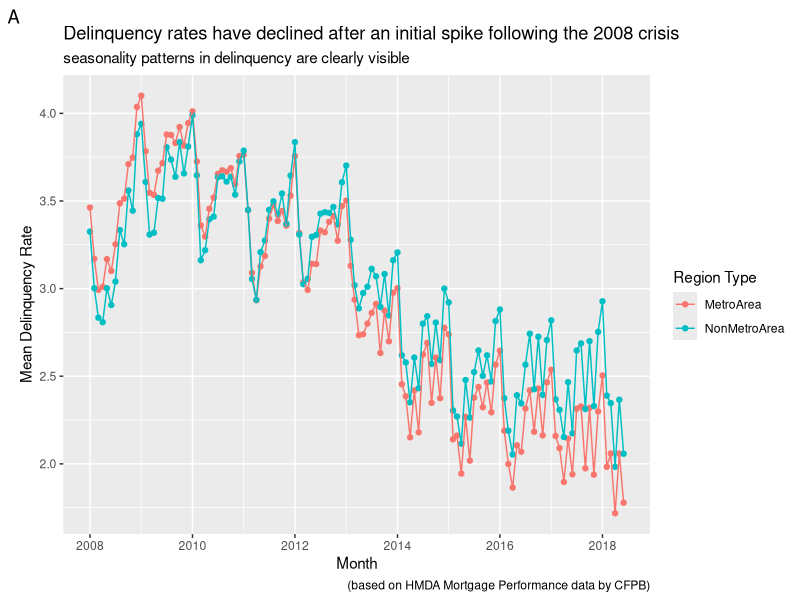
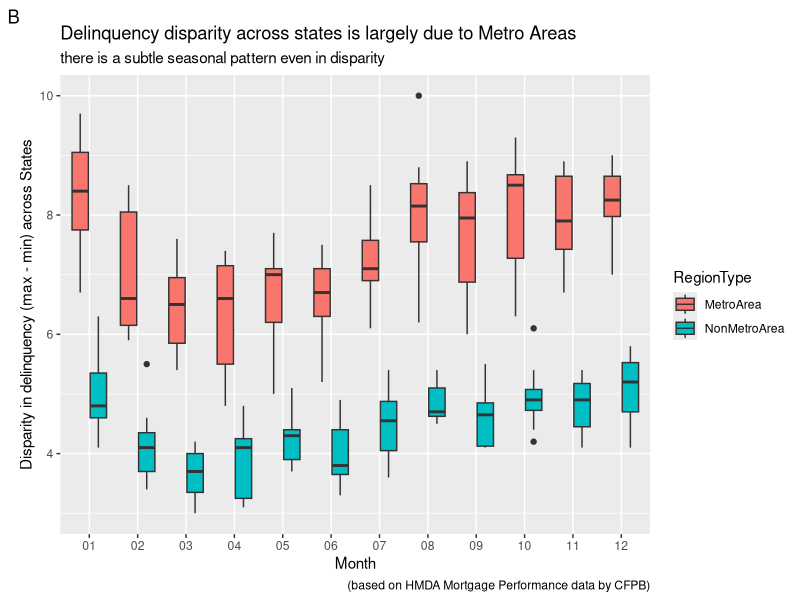
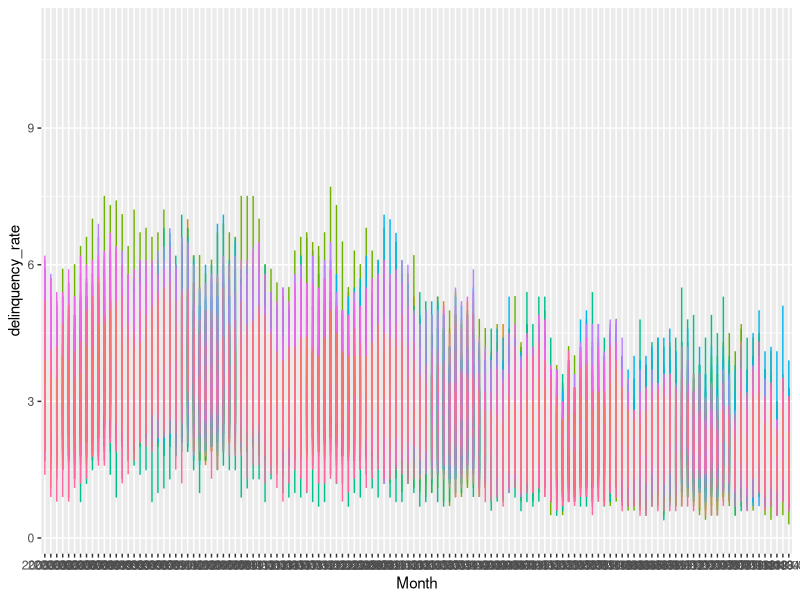
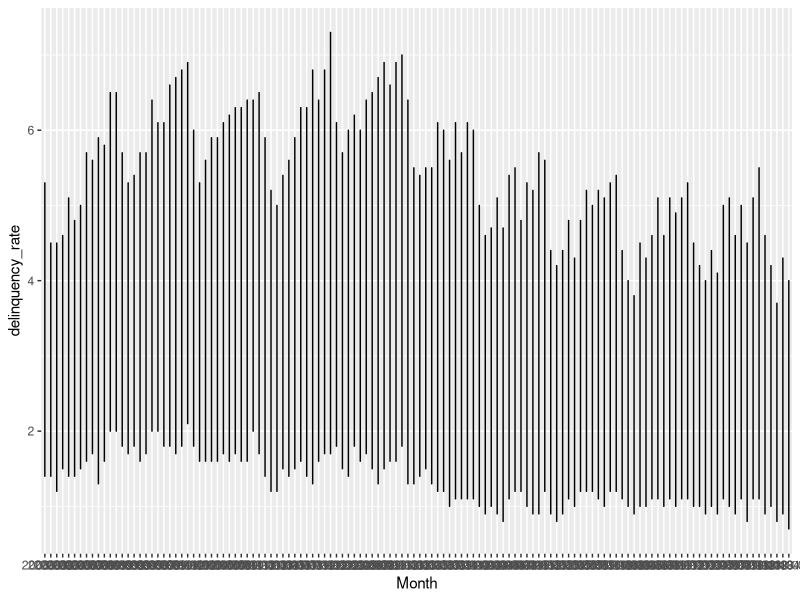
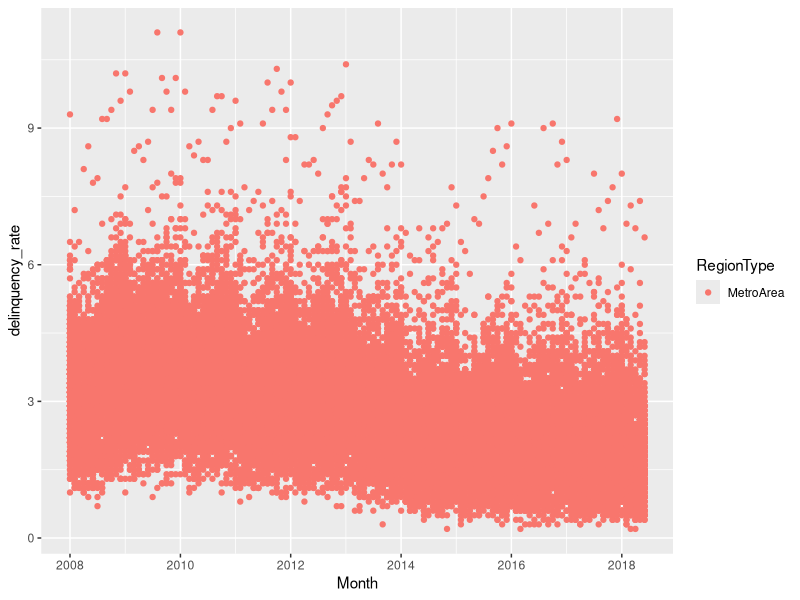

Generate these figures, in order, with R:
# Darshan Sumant
# Jan 20, 2019
# Intro to ggplot2 Assignment
# Exploratory analysis of the CFPB HMDA data

# Install required packages
install.packages("readr")
install.packages("haven")
install.packages("plyr")
install.packages("dplyr")
install.packages("tidyr")
install.packages("stringr")
install.packages("ggplot2")
install.packages("zoo")
install.packages("lubridate")

# Load required packages
library("readr")
library("haven")
library("plyr")
library("dplyr")
library("tidyr")
library("stringr")
library("ggplot2")
library("zoo")
library("lubridate")

# Load all data
del_county = read_csv("datasets/CountyMortgagesPercent-30-89DaysLate-thru-2018-06.csv")
del_state = read_csv("datasets/StateMortgagesPercent-30-89DaysLate-thru-2018-06.csv")
del_metro = read_csv("datasets/MetroAreaMortgagesPercent-30-89DaysLate-thru-2018-06.csv")

# Check loaded data
ls()
dim(del_county)
dim(del_state)
dim(del_metro)

del_county
del_state
del_metro

# Convert to long format
del_county_long <- gather(select(del_county, -c(RegionType, State, FIPSCode)),
                          key = Month,
                          value = delinquency_rate,
                          convert = TRUE,
                          -Name)

# Convert to long format
del_state_long <- gather(select(del_state, -c(RegionType, FIPSCode)),
                         key = Month,
                         value = delinquency_rate,
                         convert = TRUE,
                         -Name)

# Convert to long format
del_metro_long <- gather(select(del_metro, -c(Name, CBSACode)),
                         key = Month,
                         value = delinquency_rate,
                         convert = TRUE,
                         -RegionType) %>% 
  mutate(Month = as.Date(paste(Month,"-01",sep="")),
         Mth = format(Month, "%b"))
  #mutate(Month = as.yearmon(Month))


del_county_long
del_state_long
del_metro_long

# Group by Metro Area
del_by_metro <- del_metro_long %>% 
  group_by(RegionType, Month) %>%
  summarise(mean_del = mean(delinquency_rate),
            max_del = max(delinquency_rate),
            min_del = min(delinquency_rate),
            del_diff = max_del - min_del)

del_by_metro

# Plot delinquency trends by Region Type
p1 <- ggplot(filter(del_by_metro, grepl("Metro", RegionType)), 
             aes(x=Month, 
                 y=mean_del 
                 ,color=RegionType
                 ,group=RegionType
                 )) + 
  geom_point() + 
  geom_line()

p1 + labs(colour = "Region Type", 
          y = "Mean Delinquency Rate", 
          title = "Delinquency rates have declined after an initial spike following the 2008 crisis",
          subtitle = "seasonality patterns in delinquency are clearly visible",
          caption = "(based on HMDA Mortgage Performance data by CFPB)",
          tag = "A") + 
  scale_x_date(date_labels = "%Y")

format(del_by_metro$Month, "%b")

# Regress mean delinquency rate by Month & Region Type
del_by_metro$pred.mean_del <- predict(lm(mean_del ~ format(Month, "%m") + RegionType, 
                                        data = del_by_metro))

del_by_metro

p2 <- ggplot(filter(del_by_metro, grepl("Metro", RegionType)),
             aes(x=format(Month, "%m"),
                 y=del_diff,
                 fill=RegionType)) + 
  geom_boxplot()

p2 + labs(colour = "Region Type", 
          x = "Month",
          y = "Disparity in delinquency (max - min) across States", 
          title = "Delinquency disparity across states is largely due to Metro Areas",
          subtitle = "there is a subtle seasonal pattern even in disparity",
          caption = "(based on HMDA Mortgage Performance data by CFPB)",
          tag = "B")


# Plot delinquency rates by month
ggplot(del_county_long, 
       aes(x=Month, 
           y=delinquency_rate)) + 
  geom_line(aes(color=Name), show.legend = FALSE)

# Plot delinquency rates by month
ggplot(del_state_long, 
       aes(x=Month, 
           y=delinquency_rate)) + 
  geom_line(show.legend = FALSE)

# Plot delinquency rates by month
ggplot(filter(del_metro_long, RegionType %in% "MetroArea"), 
       aes(x=Month, 
           y=delinquency_rate)) + 
  geom_point(aes(color=RegionType))
